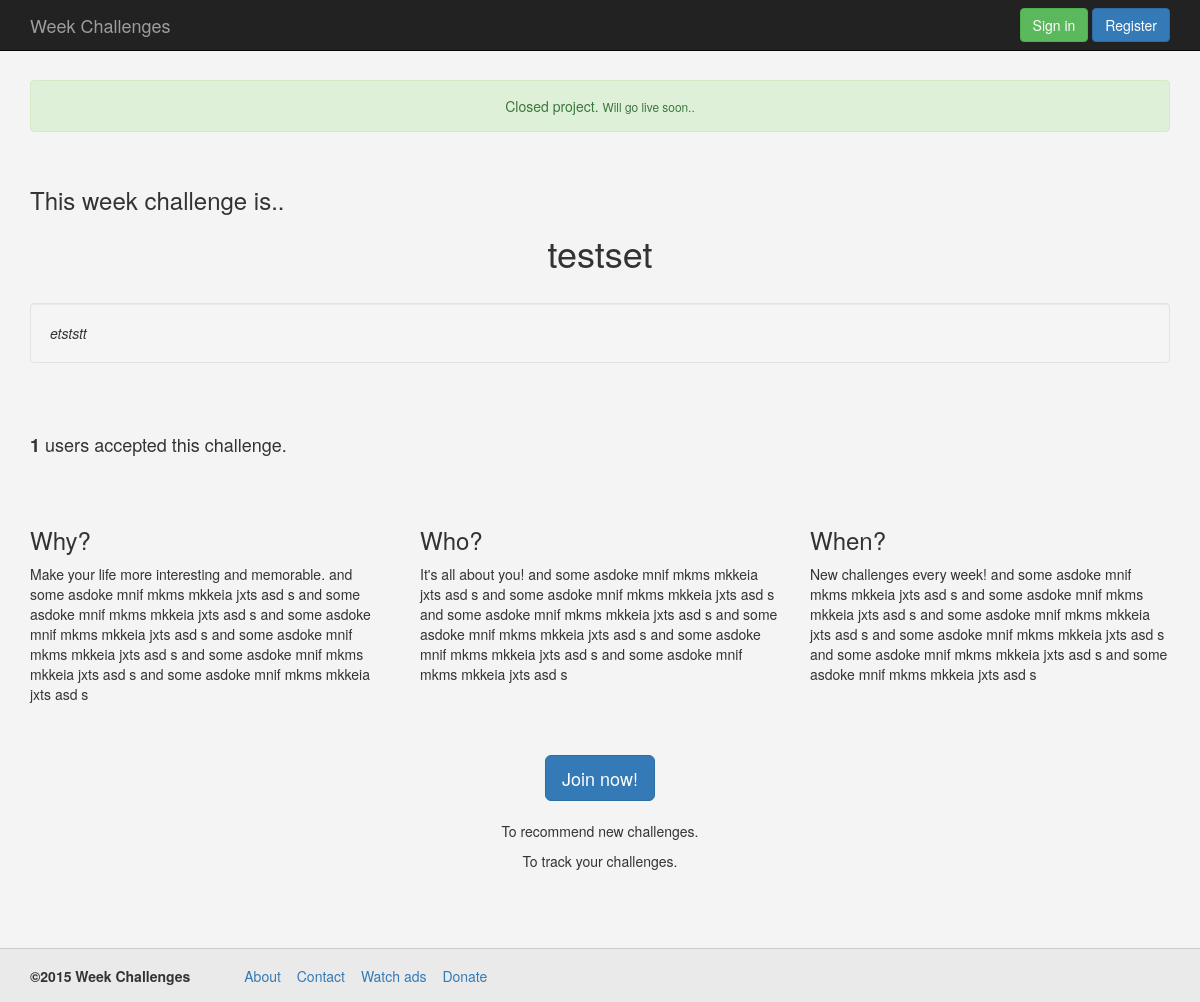
Before: / with the older database file.
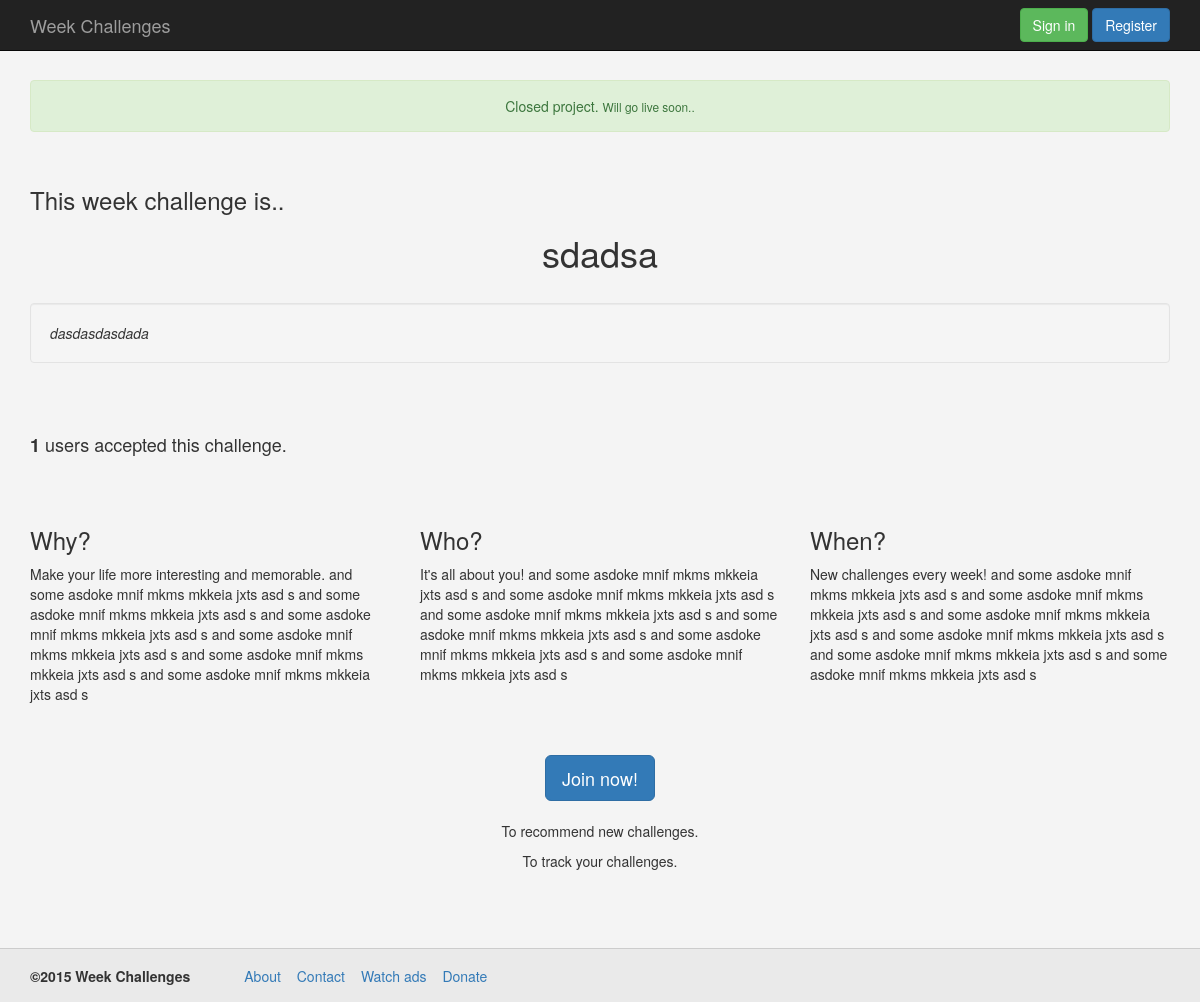
After: the same page with the newer database file.
### WeekChallenge/models.py (models this page shows, shortened)
class Challenge(models.Model):
    title = models.CharField(max_length=150)
    description = models.CharField(max_length=5000)
    user_id = models.IntegerField(default=0)
    username = models.CharField(max_length=75)
    state = models.IntegerField(default=0)
    accept_count = models.IntegerField(default=0)
    date = models.DateTimeField('date added')

### WeekChallenge/views.py (the view)
# urls.py: url(r'^$', views.index, name='index'),
def index(request):
    notification_count(request)
    select_challenge = Challenge.objects.get(state=2)
    chid = select_challenge.id
    if UserChallenge.objects.filter(challenge_id=chid, user_id=request.user.id):
        is_accepted = True
    else:
        is_accepted = False
    context = {'c': select_challenge, 'is_accepted': is_accepted, 'notifications_count': notifications_count}
    return render(request, 'WeekChallenge/index.html', context)

### WeekChallenge/views.py (called while the page is built)
def notification_count(request):
    if request.user.is_authenticated():
        all_notifications = Notification.objects.filter(user_id=request.user.id, new=True)
        all_friend_requests = FriendRequest.objects.filter(user_to=request.user.id, state=0)
        all_messages = Message.objects.filter(user_to=request.user.id, new=True)
        global notifications_count
        notifications_count = 0
        for n in all_notifications:
            notifications_count += 1
        for n in all_friend_requests:
            notifications_count += 1
        for n in all_messages:
            notifications_count += 1
        return notifications_count

### WeekChallenge/templates/WeekChallenge/index.html (shortened to what this page needs)
<!DOCTYPE HTML>
<html>
<head>
    {% load staticfiles %}
    <link rel="stylesheet" type="text/css" href="{% static 'WeekChallenge/bootstrap/css/bootstrap.min.css' %}">
    <link rel="stylesheet" type="text/css" href="{% static 'WeekChallenge/css/style.css' %}">
</head>
<body>
    {% include "WeekChallenge/base/navigation_bar.html" %}
    <div class="wrap">
        <div class="container">
            <div class="alert alert-success" role="alert">
                <center>Closed project. <small>Will go live soon..</small></center>
            </div>
                <div class="row">
                    <div class="col-md-12">
                        <h3>This week challenge is..</h3>
                        <center>
                            <h1>{{ c.title }}</h1>
                        </center>
                        <br>
                        <i>
                            <div class="well">
                                {{ c.description }}
                            </div>
                        </i>
                    </div>
                </div>
                <div class="row">
                    <div class="col-md-9 col-sm-9 col-xs-9">
                        <h4><b>{{ c.accept_count }}</b> users accepted this challenge.</h4>
                    </div>
                    <div class="col-md-3 col-sm-3 col-xs-3">
                    </div>
                </div>
            <div class="row">
                <div class="col-md-4">
                        <h3>Why?</h3>
                        <p>Make your life more interesting and memorable. and some asdoke mnif mkms mkkeia jxts asd s
                            and some asdoke mnif mkms mkkeia jxts asd s and some asdoke mnif mkms mkkeia jxts asd s
                            and some asdoke mnif mkms mkkeia jxts asd s and some asdoke mnif mkms mkkeia jxts asd s
                            and some asdoke mnif mkms mkkeia jxts asd s
                        </p>
                </div>
                <div class="col-md-4">
                       <h3>Who?</h3>
                        <p>It's all about you! and some asdoke mnif mkms mkkeia jxts asd s
                            and some asdoke mnif mkms mkkeia jxts asd s and some asdoke mnif mkms mkkeia jxts asd s
                            and some asdoke mnif mkms mkkeia jxts asd s and some asdoke mnif mkms mkkeia jxts asd s
                            and some asdoke mnif mkms mkkeia jxts asd s </p>
                </div>
                <div class="col-md-4">
                        <h3>When?</h3>
                        <p>New challenges every week! and some asdoke mnif mkms mkkeia jxts asd s
                            and some asdoke mnif mkms mkkeia jxts asd s and some asdoke mnif mkms mkkeia jxts asd s
                            and some asdoke mnif mkms mkkeia jxts asd s and some asdoke mnif mkms mkkeia jxts asd s
                            and some asdoke mnif mkms mkkeia jxts asd s </p>
                </div>
            </div>
            {% if user.is_authenticated %}
            {% else %}
                <div class="row">
                    <div class="col-md-12">
                        <center>
                            <a href="/register" class="btn btn-primary btn-lg">Join now!</a>
                            <br><br>
                            <p>To recommend new challenges.</p>
                            <p>To track your challenges.</p>
                        </center>
                    </div>
                </div>
            {% endif %}
        </div>
    </div>
    {% include "WeekChallenge/base/foot.html" %}
</body>
</html>

Changed rows visible on the page:
no longer on this page (row edited): Challenge: title "testset", description "etststt", accept_count "1"
now on this page (row edited): Challenge: title "sdadsa", description "dasdasdasdada", accept_count "1"
